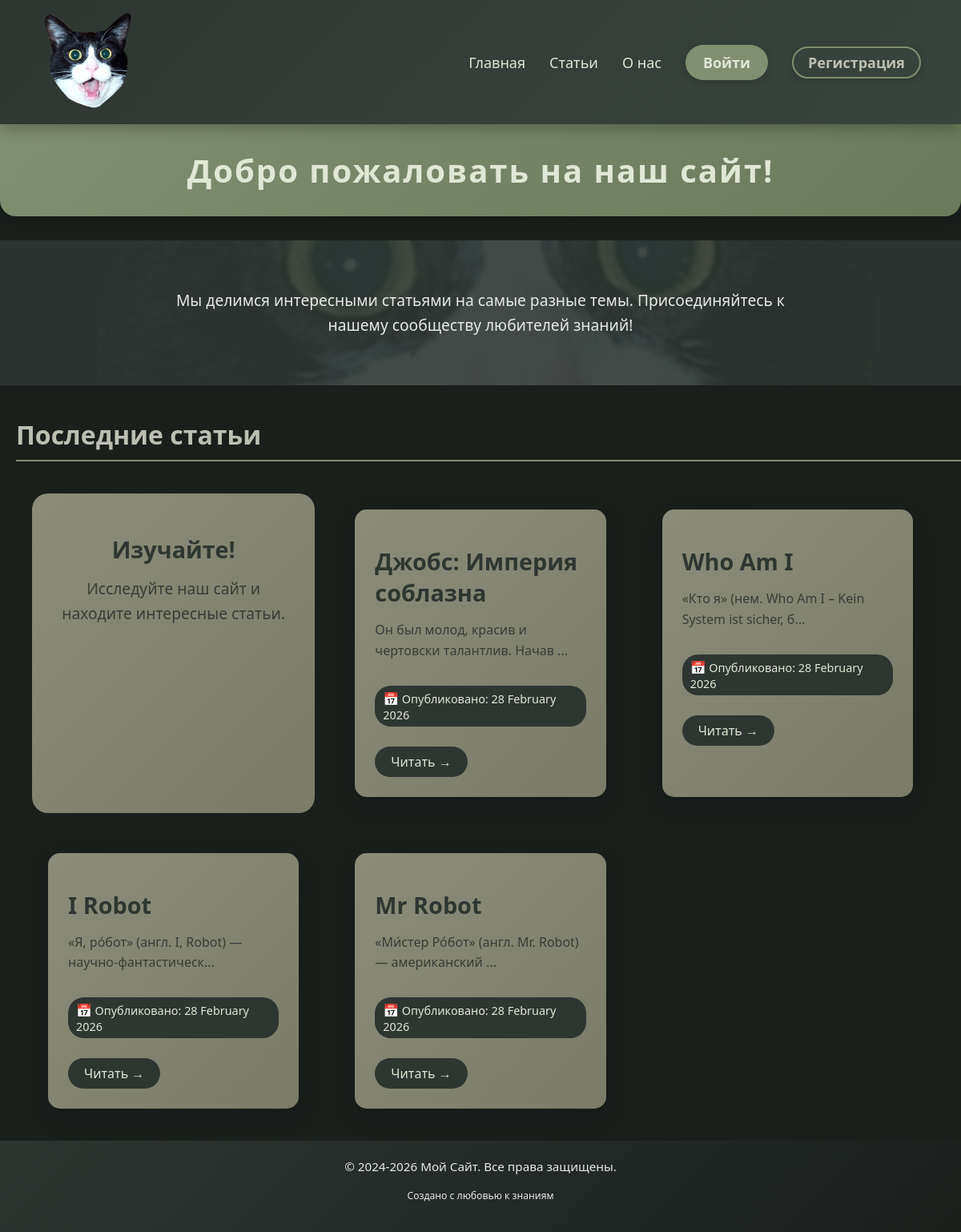
The app's page /, older data.
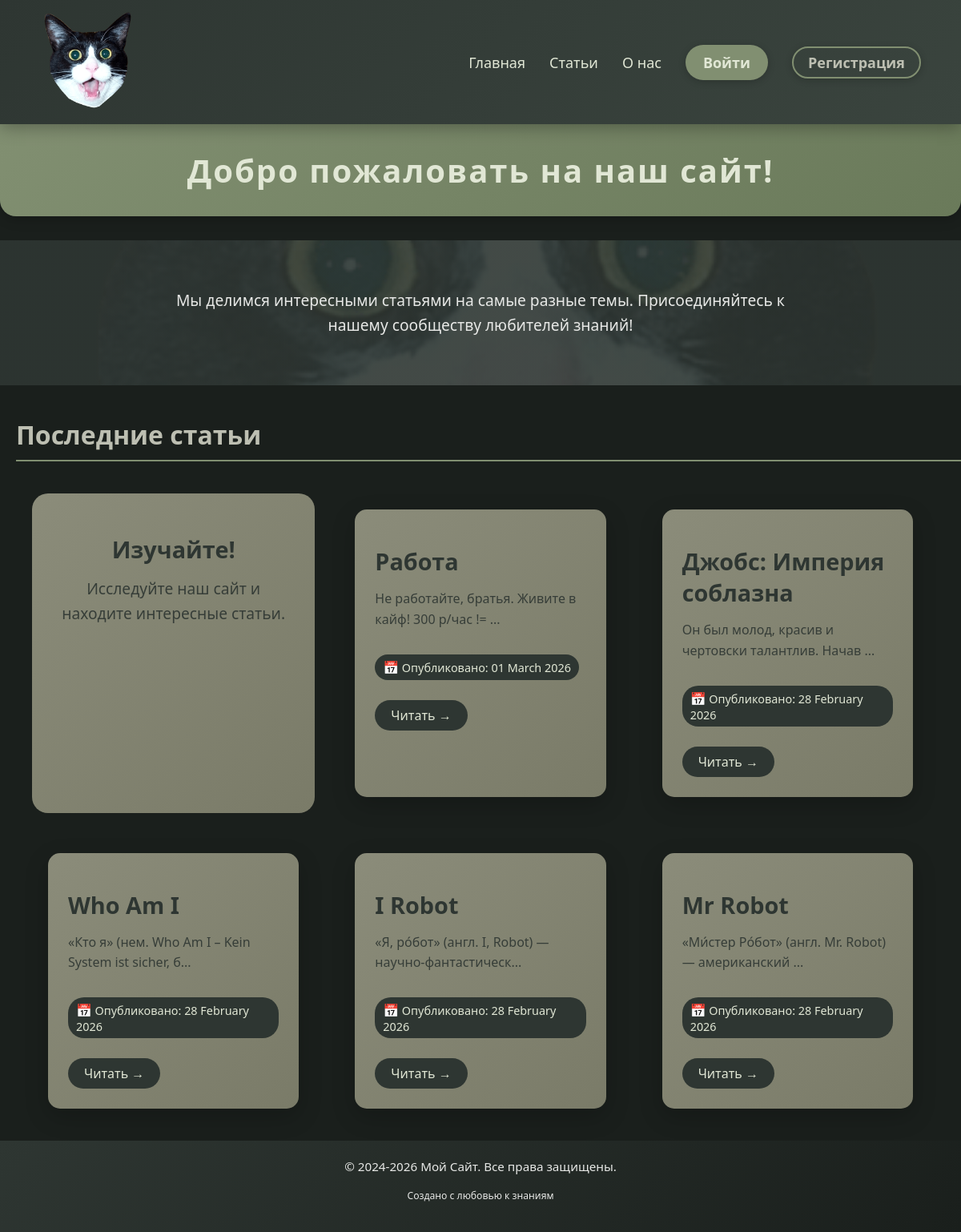
The same page, newer data.
### articles/models.py (models this page shows, shortened)
class Article(models.Model):
    title = models.CharField(max_length=200)
    slug = models.SlugField()
    body = models.TextField()
    date = models.DateTimeField(auto_now_add=True)
    thumbnail = models.ImageField(upload_to="images/", blank=True)
    author = models.ForeignKey(User, default=None, on_delete=models.CASCADE)
    def snippet(self):
        return self.body[:50] + '...'

### mysite/views.py (the view)
# urls.py: path('', views.homepage, name='homepage'),
def homepage(request):
    article = Article.objects.all().order_by('date')[2::-1]
    return render(request, 'homepage.html', {'latest_articles': article})

### templates/homepage.html (shortened to what this page needs)
{% extends "base_layout.html" %}
{% block content %}
<h1>Добро пожаловать на наш сайт!</h1>
<section class="hero-section">
    <p>Мы делимся интересными статьями на самые разные темы. Присоединяйтесь к нашему сообществу любителей знаний!</p>
</section>
<h2>Последние статьи</h2>
<div class="featured-articles">
    <div class="info-card">
        <h3>Изучайте!</h3>
        <p>Исследуйте наш сайт и находите интересные статьи.</p>
    </div>
    {% for article in latest_articles %}
        <article class="article__item">
            <h3>{{ article.title }}</h3>
            <p>{{ article.snippet }}</p>
            {% if article.date %}
                <time datetime="{{ article.date|date:'Y-m-d' }}">
                    <span class="date-icon">📅</span>
                    Опубликовано: {{ article.date|date:"d E Y" }}
                </time>
            {% endif %}
            <a href="{% url 'articles:article_detail' slug=article.slug %}" class="read-more">
                Читать →
            </a>
        </article>
    {% empty %}
        <p>Пока нет статей. Скоро они появятся!</p>
    {% endfor %}
</div>
{% endblock content %}

Row changes from the older to the newer data that the page shows:
added Article: title "Работа", snippet "Не работайте, братья. Живите в кайф! 300 р/час != ...", date "01 March 2026"
